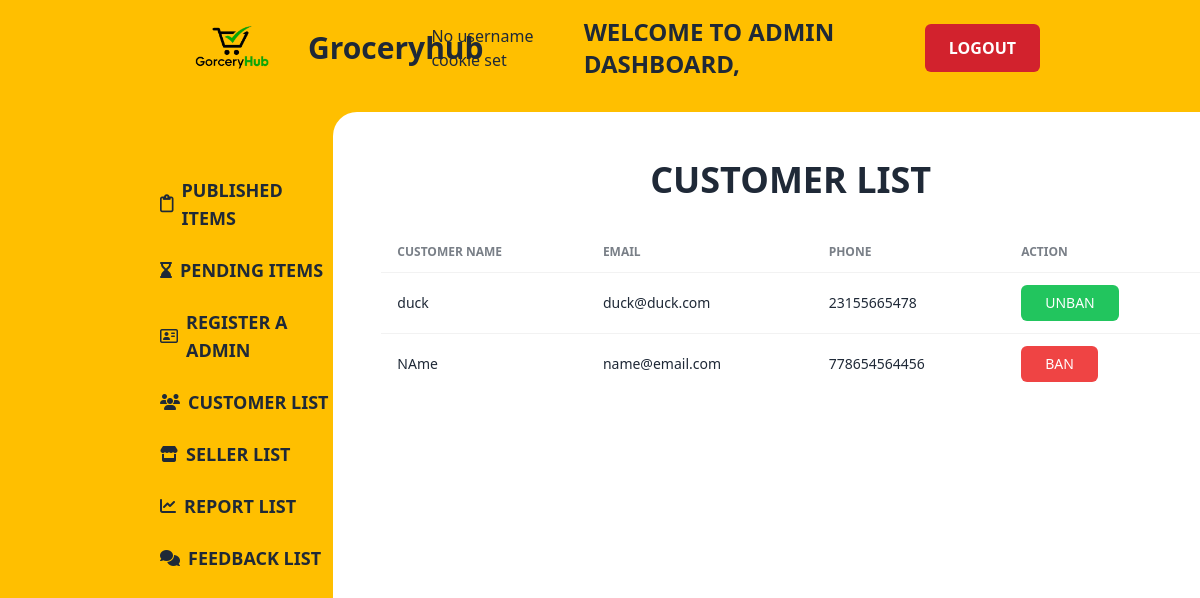
Screenshot of /src/viewer/customerList.php with the database file from the repository.
### tables this page shows
CREATE TABLE `users` (
  `role` varchar(50) NOT NULL,
  `username` varchar(50) NOT NULL,
  `email` varchar(60) NOT NULL,
  `password` varchar(20) NOT NULL,
  `phone_number` varchar(20) DEFAULT NULL,
  `gender` enum('Male','Female') DEFAULT NULL,
  `profileurl` varchar(100) DEFAULT NULL,
  `address` varchar(255) DEFAULT NULL,
  `ban_status` tinyint(1) DEFAULT 1
);

### src/viewer/customerList.php (the view, shortened to what this page needs)
<!DOCTYPE html>
<html data-theme="light" lang="en" style="scroll-behavior: smooth;">
<head>
    <link href="https://cdn.jsdelivr.net/npm/daisyui@4.7.3/dist/full.min.css" rel="stylesheet" type="text/css" />
    <script src="https://cdn.tailwindcss.com"></script>
</head>
<body class="bg-yellowPrimary">
    <header>
      <?php include 'navbar2.php'; ?>
    </header>
    <main>
      <section class="pl-40 pt-4 h-screen">
        <div class="grid grid-cols-6">
          <div class="mt-16">
            <?php include 'sidebar.php'; ?>
          </div>
          <div class="col-span-5 bg-white rounded-tl-3xl h-screen pl-12 pt-12">
            <div>
              <h1 class="text-4xl font-bold uppercase text-center mb-8">Customer List</h1>
            </div>
            <div class='overflow-x-auto mt-8'>
                <table class='table'>
                    <thead>
                        <tr>
                            <th class="uppercase">Customer Name</th>
                            <th class="uppercase">Email</th>
                            <th class="uppercase">Phone</th>
                            <th class="uppercase">Action</th>
                        </tr>
                    </thead>
                    <tbody>
                    <?php
                        require_once('DBconnect.php');
                        $query = "SELECT * FROM users WHERE role = 'customer'";
                        $result = mysqli_query($conn, $query);
                        if (mysqli_num_rows($result) > 0){
                            while ($row = mysqli_fetch_assoc($result)){
                                $customerName = $row['username'];
                                $customerEmail = $row['email'];
                                $customerPhone = $row['phone_number'];
                                $banStatus = $row['ban_status'];
                                ?>
                                <tr>
                                    <td><?php echo $customerName ?></td>
                                    <td><?php echo $customerEmail ?></td>
                                    <td><?php echo $customerPhone ?></td>
                                    <td>
                                        <?php if ($banStatus == '0') { ?>
                                            <button class="px-6 py-2 rounded-md bg-green-500 uppercase text-white" onclick="handleBanStatus('<?php echo $customerEmail ?>', 'unban')">Unban</button>
                                        <?php } else { ?>
                                            <button class="px-6 py-2 rounded-md bg-red-500 uppercase text-white" onclick="handleBanStatus('<?php echo $customerEmail ?>', 'ban')">Ban</button>
                                        <?php } ?>
                                    </td>
                                </tr>
                        <?php
                            }
                        }?>
                    </tbody>
                </table>
            </div>
            </div>
          </div>
      </section>
    </main>
</body>
</html>

### rows the page displays
users: username "duck", email "duck@duck.com", phone_number "23155665478"
users: username "NAme", email "name@email.com", phone_number "778654564456"
